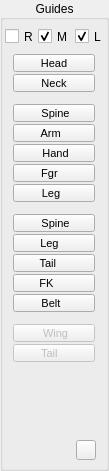
    <widget class="QGroupBox" name="groupBox">
     <property name="geometry">
      <rect>
       <x>0</x>
       <y>62</y>
       <width>109</width>
       <height>471</height>
      </rect>
     </property>
     <property name="title">
      <string>Guides</string>
     </property>
     <property name="alignment">
      <set>Qt::AlignCenter</set>
     </property>
     <property name="flat">
      <bool>true</bool>
     </property>
     <widget class="QCheckBox" name="guideSide_L_CB">
      <property name="geometry">
       <rect>
        <x>75</x>
        <y>28</y>
        <width>31</width>
        <height>17</height>
       </rect>
      </property>
      <property name="toolTip">
       <string>Left</string>
      </property>
      <property name="text">
       <string>L</string>
      </property>
      <property name="checked">
       <bool>true</bool>
      </property>
     </widget>
     <widget class="QCheckBox" name="guideSide_M_CB">
      <property name="geometry">
       <rect>
        <x>38</x>
        <y>28</y>
        <width>31</width>
        <height>17</height>
       </rect>
      </property>
      <property name="toolTip">
       <string>Middle</string>
      </property>
      <property name="text">
       <string>M</string>
      </property>
      <property name="checked">
       <bool>true</bool>
      </property>
     </widget>
     <widget class="QCheckBox" name="guideSide_R_CB">
      <property name="geometry">
       <rect>
        <x>5</x>
        <y>28</y>
        <width>31</width>
        <height>17</height>
       </rect>
      </property>
      <property name="toolTip">
       <string>Right</string>
      </property>
      <property name="text">
       <string>R</string>
      </property>
      <property name="checked">
       <bool>false</bool>
      </property>
     </widget>
     <widget class="QWidget" name="verticalLayoutWidget_2">
      <property name="geometry">
       <rect>
        <x>9</x>
        <y>54</y>
        <width>96</width>
        <height>411</height>
       </rect>
      </property>
      <layout class="QVBoxLayout" name="verticalLayout_2">
       <property name="spacing">
        <number>3</number>
       </property>
       <property name="leftMargin">
        <number>0</number>
       </property>
       <item>
        <layout class="QVBoxLayout" name="verticalLayout_4">
         <property name="spacing">
          <number>2</number>
         </property>
         <property name="sizeConstraint">
          <enum>QLayout::SetDefaultConstraint</enum>
         </property>
         <property name="leftMargin">
          <number>4</number>
         </property>
         <item>
          <widget class="QPushButton" name="head_BN">
           <property name="enabled">
            <bool>true</bool>
           </property>
           <property name="minimumSize">
            <size>
             <width>82</width>
             <height>18</height>
            </size>
           </property>
           <property name="maximumSize">
            <size>
             <width>82</width>
             <height>18</height>
            </size>
           </property>
           <property name="font">
            <font>
             <family>Segoe UI</family>
             <pointsize>8</pointsize>
             <weight>50</weight>
             <bold>false</bold>
            </font>
           </property>
           <property name="toolTip">
            <string>Load Head Guide</string>
           </property>
           <property name="autoFillBackground">
            <bool>false</bool>
           </property>
           <property name="styleSheet">
            <string notr="true"/>
           </property>
           <property name="text">
            <string> Head </string>
           </property>
          </widget>
         </item>
         <item>
          <widget class="QPushButton" name="neck_BN">
           <property name="enabled">
            <bool>true</bool>
           </property>
           <property name="minimumSize">
            <size>
             <width>82</width>
             <height>18</height>
            </size>
           </property>
           <property name="maximumSize">
            <size>
             <width>82</width>
             <height>18</height>
            </size>
           </property>
           <property name="font">
            <font>
             <family>Segoe UI</family>
             <pointsize>8</pointsize>
             <weight>50</weight>
             <bold>false</bold>
            </font>
           </property>
           <property name="toolTip">
            <string>Load Neck Guide</string>
           </property>
           <property name="styleSheet">
            <string notr="true"/>
           </property>
           <property name="text">
            <string> Neck </string>
           </property>
          </widget>
         </item>
         <item>
          <spacer name="verticalSpacer_2">
           <property name="orientation">
            <enum>Qt::Vertical</enum>
           </property>
           <property name="sizeHint" stdset="0">
            <size>
             <width>20</width>
             <height>10</height>
            </size>
           </property>
          </spacer>
         </item>
         <item>
          <widget class="QPushButton" name="spineBp_BN">
           <property name="enabled">
            <bool>true</bool>
           </property>
           <property name="minimumSize">
            <size>
             <width>82</width>
             <height>18</height>
            </size>
           </property>
           <property name="maximumSize">
            <size>
             <width>82</width>
             <height>18</height>
            </size>
           </property>
           <property name="font">
            <font>
             <family>Segoe UI</family>
             <pointsize>8</pointsize>
             <weight>50</weight>
             <bold>false</bold>
            </font>
           </property>
           <property name="toolTip">
            <string>Load Spine Guide (Biped)</string>
           </property>
           <property name="styleSheet">
            <string notr="true"/>
           </property>
           <property name="text">
            <string> Spine</string>
           </property>
          </widget>
         </item>
         <item>
          <widget class="QPushButton" name="arm_BN">
           <property name="enabled">
            <bool>true</bool>
           </property>
           <property name="minimumSize">
            <size>
             <width>82</width>
             <height>18</height>
            </size>
           </property>
           <property name="maximumSize">
            <size>
             <width>82</width>
             <height>18</height>
            </size>
           </property>
           <property name="font">
            <font>
             <family>Segoe UI</family>
             <pointsize>8</pointsize>
             <weight>50</weight>
             <bold>false</bold>
            </font>
           </property>
           <property name="toolTip">
            <string>Load Arm Guide</string>
           </property>
           <property name="styleSheet">
            <string notr="true"/>
           </property>
           <property name="text">
            <string> Arm   </string>
           </property>
          </widget>
         </item>
         <item>
          <widget class="QPushButton" name="hand_BN">
           <property name="enabled">
            <bool>true</bool>
           </property>
           <property name="minimumSize">
            <size>
             <width>82</width>
             <height>18</height>
            </size>
           </property>
           <property name="maximumSize">
            <size>
             <width>82</width>
             <height>18</height>
            </size>
           </property>
           <property name="font">
            <font>
             <family>Segoe UI</family>
             <pointsize>8</pointsize>
             <weight>50</weight>
             <bold>false</bold>
            </font>
           </property>
           <property name="toolTip">
            <string>Load Hand Guide</string>
           </property>
           <property name="styleSheet">
            <string notr="true"/>
           </property>
           <property name="text">
            <string> Hand</string>
           </property>
          </widget>
         </item>
         <item>
          <widget class="QPushButton" name="finger_BN">
           <property name="enabled">
            <bool>true</bool>
           </property>
           <property name="minimumSize">
            <size>
             <width>82</width>
             <height>18</height>
            </size>
           </property>
           <property name="maximumSize">
            <size>
             <width>82</width>
             <height>18</height>
            </size>
           </property>
           <property name="font">
            <font>
             <family>Segoe UI</family>
             <pointsize>8</pointsize>
             <weight>50</weight>
             <bold>false</bold>
            </font>
           </property>
           <property name="toolTip">
            <string>Load Finger Guide</string>
           </property>
           <property name="styleSheet">
            <string notr="true"/>
           </property>
           <property name="text">
            <string> Fgr    </string>
           </property>
          </widget>
         </item>
         <item>
          <widget class="QPushButton" name="legPLT_BN">
           <property name="enabled">
            <bool>true</bool>
           </property>
           <property name="minimumSize">
            <size>
             <width>82</width>
             <height>18</height>
            </size>
           </property>
           <property name="maximumSize">
            <size>
             <width>82</width>
             <height>18</height>
            </size>
           </property>
           <property name="font">
            <font>
             <family>Segoe UI</family>
             <pointsize>8</pointsize>
             <weight>50</weight>
             <bold>false</bold>
            </font>
           </property>
           <property name="toolTip">
            <string>Load Leg Guide (Plantigrade)</string>
           </property>
           <property name="styleSheet">
            <string notr="true"/>
           </property>
           <property name="text">
            <string> Leg   </string>
           </property>
          </widget>
         </item>
         <item>
          <spacer name="verticalSpacer">
           <property name="orientation">
            <enum>Qt::Vertical</enum>
           </property>
           <property name="sizeHint" stdset="0">
            <size>
             <width>20</width>
             <height>10</height>
            </size>
           </property>
          </spacer>
         </item>
         <item>
          <widget class="QPushButton" name="spineQd_BN">
           <property name="enabled">
            <bool>true</bool>
           </property>
           <property name="minimumSize">
            <size>
             <width>82</width>
             <height>18</height>
            </size>
           </property>
           <property name="maximumSize">
            <size>
             <width>82</width>
             <height>18</height>
            </size>
           </property>
           <property name="font">
            <font>
             <family>Segoe UI</family>
             <pointsize>8</pointsize>
             <weight>50</weight>
             <bold>false</bold>
            </font>
           </property>
           <property name="toolTip">
            <string>Load Spine Guide (Quad)</string>
           </property>
           <property name="styleSheet">
            <string notr="true"/>
           </property>
           <property name="text">
            <string> Spine</string>
           </property>
          </widget>
         </item>
         <item>
          <widget class="QPushButton" name="legDGT_UGL_BN">
           <property name="enabled">
            <bool>true</bool>
           </property>
           <property name="minimumSize">
            <size>
             <width>82</width>
             <height>18</height>
            </size>
           </property>
           <property name="maximumSize">
            <size>
             <width>82</width>
             <height>18</height>
            </size>
           </property>
           <property name="font">
            <font>
             <family>Segoe UI</family>
             <pointsize>8</pointsize>
             <weight>50</weight>
             <bold>false</bold>
            </font>
           </property>
           <property name="toolTip">
            <string>Load Leg Guide (Digitigrade &amp; Unguligrade)</string>
           </property>
           <property name="styleSheet">
            <string notr="true"/>
           </property>
           <property name="text">
            <string> Leg    </string>
           </property>
          </widget>
         </item>
         <item>
          <widget class="QPushButton" name="tail_BN">
           <property name="enabled">
            <bool>true</bool>
           </property>
           <property name="minimumSize">
            <size>
             <width>82</width>
             <height>18</height>
            </size>
           </property>
           <property name="maximumSize">
            <size>
             <width>82</width>
             <height>18</height>
            </size>
           </property>
           <property name="font">
            <font>
             <family>Segoe UI</family>
             <pointsize>8</pointsize>
             <weight>50</weight>
             <bold>false</bold>
            </font>
           </property>
           <property name="toolTip">
            <string>Load Tail Guide (Quad) </string>
           </property>
           <property name="styleSheet">
            <string notr="true"/>
           </property>
           <property name="text">
            <string> Tail     </string>
           </property>
          </widget>
         </item>
         <item>
          <widget class="QPushButton" name="simple_BN">
           <property name="enabled">
            <bool>true</bool>
           </property>
           <property name="minimumSize">
            <size>
             <width>82</width>
             <height>18</height>
            </size>
           </property>
           <property name="maximumSize">
            <size>
             <width>82</width>
             <height>18</height>
            </size>
           </property>
           <property name="font">
            <font>
             <family>Segoe UI</family>
             <pointsize>8</pointsize>
             <weight>50</weight>
             <bold>false</bold>
            </font>
           </property>
           <property name="toolTip">
            <string>Load Simple FK Guide</string>
           </property>
           <property name="styleSheet">
            <string notr="true"/>
           </property>
           <property name="text">
            <string> FK      </string>
           </property>
          </widget>
         </item>
         <item>
          <widget class="QPushButton" name="belt_BN">
           <property name="enabled">
            <bool>true</bool>
           </property>
           <property name="minimumSize">
            <size>
             <width>82</width>
             <height>18</height>
            </size>
           </property>
           <property name="maximumSize">
            <size>
             <width>82</width>
             <height>18</height>
            </size>
           </property>
           <property name="font">
            <font>
             <family>Segoe UI</family>
             <pointsize>8</pointsize>
             <weight>50</weight>
             <bold>false</bold>
            </font>
           </property>
           <property name="toolTip">
            <string>Load Belt Guide</string>
           </property>
           <property name="styleSheet">
            <string notr="true"/>
           </property>
           <property name="text">
            <string> Belt   </string>
           </property>
          </widget>
         </item>
         <item>
          <spacer name="verticalSpacer_4">
           <property name="orientation">
            <enum>Qt::Vertical</enum>
           </property>
           <property name="sizeHint" stdset="0">
            <size>
             <width>20</width>
             <height>10</height>
            </size>
           </property>
          </spacer>
         </item>
         <item>
          <widget class="QPushButton" name="wing_BN">
           <property name="enabled">
            <bool>false</bool>
           </property>
           <property name="minimumSize">
            <size>
             <width>82</width>
             <height>18</height>
            </size>
           </property>
           <property name="maximumSize">
            <size>
             <width>82</width>
             <height>18</height>
            </size>
           </property>
           <property name="font">
            <font>
             <family>Segoe UI</family>
             <pointsize>8</pointsize>
             <weight>50</weight>
             <bold>false</bold>
            </font>
           </property>
           <property name="toolTip">
            <string>Load Wing Guide</string>
           </property>
           <property name="styleSheet">
            <string notr="true"/>
           </property>
           <property name="text">
            <string> Wing</string>
           </property>
          </widget>
         </item>
         <item>
          <widget class="QPushButton" name="bTail_BN">
           <property name="enabled">
            <bool>false</bool>
           </property>
           <property name="minimumSize">
            <size>
             <width>82</width>
             <height>18</height>
            </size>
           </property>
           <property name="maximumSize">
            <size>
             <width>82</width>
             <height>18</height>
            </size>
           </property>
           <property name="font">
            <font>
             <family>Segoe UI</family>
             <pointsize>8</pointsize>
             <weight>50</weight>
             <bold>false</bold>
            </font>
           </property>
           <property name="toolTip">
            <string>Load Tail Guide (Bird)</string>
           </property>
           <property name="styleSheet">
            <string notr="true"/>
           </property>
           <property name="text">
            <string> Tail    </string>
           </property>
          </widget>
         </item>
        </layout>
       </item>
       <item>
        <spacer name="verticalSpacer_3">
         <property name="orientation">
          <enum>Qt::Vertical</enum>
         </property>
         <property name="sizeHint" stdset="0">
          <size>
           <width>20</width>
           <height>30</height>
          </size>
         </property>
        </spacer>
       </item>
       <item>
        <layout class="QHBoxLayout" name="horizontalLayout_26">
         <property name="spacing">
          <number>3</number>
         </property>
         <property name="leftMargin">
          <number>0</number>
         </property>
         <property name="topMargin">
          <number>5</number>
         </property>
         <property name="rightMargin">
          <number>9</number>
         </property>
         <property name="bottomMargin">
          <number>5</number>
         </property>
         <item>
          <spacer name="horizontalSpacer">
           <property name="orientation">
            <enum>Qt::Horizontal</enum>
           </property>
           <property name="sizeHint" stdset="0">
            <size>
             <width>40</width>
             <height>20</height>
            </size>
           </property>
          </spacer>
         </item>
         <item>
          <widget class="QPushButton" name="guide_explore_BN">
           <property name="minimumSize">
            <size>
             <width>20</width>
             <height>20</height>
            </size>
           </property>
           <property name="maximumSize">
            <size>
             <width>20</width>
             <height>20</height>
            </size>
           </property>
           <property name="font">
            <font>
             <family>Segoe UI</family>
             <pointsize>8</pointsize>
             <weight>50</weight>
             <bold>false</bold>
             <kerning>true</kerning>
            </font>
           </property>
           <property name="toolTip">
            <string>Explore Directory</string>
           </property>
           <property name="layoutDirection">
            <enum>Qt::LeftToRight</enum>
           </property>
           <property name="autoFillBackground">
            <bool>false</bool>
           </property>
           <property name="text">
            <string/>
           </property>
          </widget>
         </item>
        </layout>
       </item>
      </layout>
     </widget>
    </widget>
